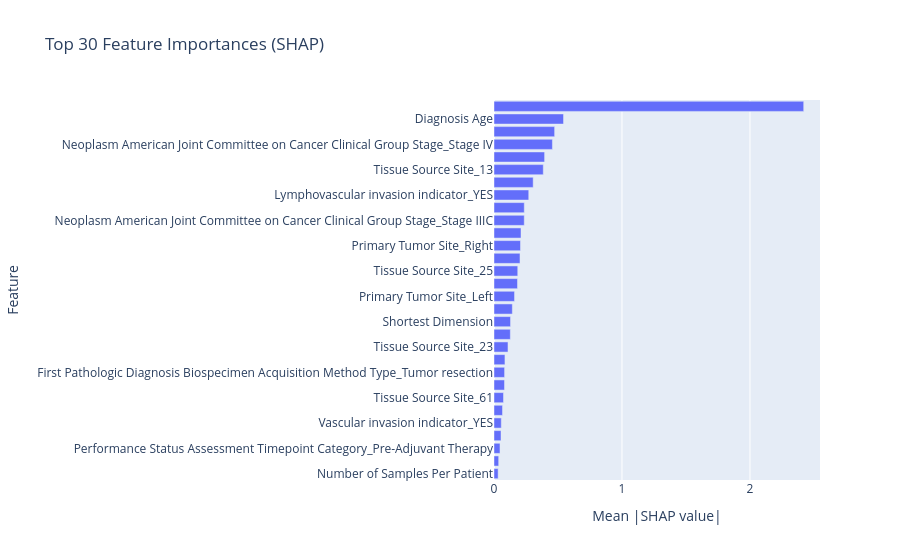

Here is the notebook cell this chart was saved with:
### Markdown cell above
# Why XGBoost Is Suitable for this Data
| Reason                               | Explanation                                                                                               |
| ------------------------------------ | --------------------------------------------------------------------------------------------------------- |
| **Handles High-Dimensional Data**    | XGBoost is robust even with thousands of features — especially sparse or binary ones like gene mutations. |
| **Captures Non-Linear Interactions** | It can model complex interactions (e.g., TP53 + TTN + clinical variables) better than linear models.      |
| **Built-in Feature Selection**       | It automatically reduces the impact of irrelevant features by assigning low importance.                   |
| **Handles Missing Values**           | XGBoost natively manages missing data during training.                                                    |
| **Scalable and Fast**                | Despite the size, XGBoost is optimized for speed and efficiency.                                          |
| **Model Explainability (SHAP)**      | Tools like SHAP let you interpret predictions even in complex models like XGBoost.                        |

### Code cell
import pandas as pd
import numpy as np
from xgboost import XGBClassifier
from sklearn.model_selection import train_test_split
from sklearn.metrics import accuracy_score, roc_auc_score, classification_report, confusion_matrix
import shap
import plotly.express as px

# ---- STEP 1: Prepare Features and Target ----
df_cleaned = df_cleaned.copy()
df_cleaned.loc[:, 'Survival_Binary'] = df_cleaned['Overall Survival Status'].map({'LIVING': 1, 'DECEASED': 0})

# Drop non-informative or identifier columns
X = df_cleaned.drop(columns=[
    'Study ID', 'Patient ID', 'Sample ID',
    'Overall Survival Status', 'Survival_Binary'
])

# Remove follow-up and outcome variables. They are only known after the outcome
# and are closely tied to survival status, so keeping them leaks the answer.
LEAKAGE_COLUMNS = [
    'Overall Survival (Months)',
    'Disease Free (Months)',
    'Disease Free Status',
    'Last Alive Less Initial Pathologic Diagnosis Date Calculated Day Value',
    'days_to_patient_progression_free',
    'days_to_tumor_progression',
    'New Neoplasm Event Post Initial Therapy Indicator',
    'Primary Therapy Outcome Success Type',
    'Person Neoplasm Status',
    'Form completion date',
]
# Free-text identifiers carry no clinical signal and only add thousands of one-hot columns.
IDENTIFIER_COLUMNS = [
    'Other Patient ID', 'Other Sample ID',
    'Pathology Report File Name', 'Pathology report uuid',
]
X = X.drop(columns=[c for c in LEAKAGE_COLUMNS + IDENTIFIER_COLUMNS if c in X.columns])
print("Feature columns after removing leakage and identifiers:", X.shape[1])


# Convert categorical variables using one-hot encoding
X = pd.get_dummies(X, drop_first=True)

# Handle any NaN values by replacing them with the median of the column
X = X.fillna(X.median())

# Ensure all columns are numeric
X = X.apply(pd.to_numeric, errors='coerce')

# Check for boolean columns and convert to integers (0 and 1)
bool_columns = X.select_dtypes(include=['bool']).columns
if len(bool_columns) > 0:
    print(f"Converting boolean columns to integers: {bool_columns}")
    X[bool_columns] = X[bool_columns].astype(int)

# Ensure no NaN values in X
X = X.fillna(0)

# Confirm all columns are now numeric
assert X.select_dtypes(include=['object']).shape[1] == 0, "There are still non-numeric columns in the data"

# Split data into train and test sets
y = df_cleaned['Survival_Binary']
X_train, X_test, y_train, y_test = train_test_split(X, y, test_size=0.2, random_state=42)

# ---- STEP 2: Check data types for X_train and X_test ----
print("Data types in X_train:")
print(X_train.dtypes)

# ---- STEP 3: Train XGBoost ----
model = XGBClassifier(eval_metric='logloss')
model.fit(X_train, y_train)

# ---- STEP 4: Evaluate ----
y_pred = model.predict(X_test)
y_prob = model.predict_proba(X_test)[:, 1]

acc = accuracy_score(y_test, y_pred)
auc = roc_auc_score(y_test, y_prob)

print(f"Accuracy: {acc:.4f}")
print(f"AUC: {auc:.4f}")
print(classification_report(y_test, y_pred))
print("Confusion Matrix:\n", confusion_matrix(y_test, y_pred))

# ---- STEP 5: Check SHAP Explainer with X_train ----
# Create a SHAP explainer for XGBoost model
try:
    explainer = shap.Explainer(model, X_train)
    shap_values = explainer(X_test)
except Exception as e:
    print(f"Error during SHAP explainer: {e}")
    # Print the types of the columns to check for any unexpected types
    print("X_train column types:")
    print(X_train.dtypes)

# If SHAP explainer works, we continue
if 'shap_values' in locals():
    shap_df = pd.DataFrame(shap_values.values, columns=X.columns)

    # Mean absolute SHAP values per feature
    mean_shap = shap_df.abs().mean().sort_values(ascending=False).head(30)

    # Plot in Plotly
    fig = px.bar(
        x=mean_shap.values[::-1],
        y=mean_shap.index[::-1],
        orientation='h',
        title='Top 30 Feature Importances (SHAP)',
        labels={'x': 'Mean |SHAP value|', 'y': 'Feature'}
    )
    fig.show()

### Figure 1 — Plotly figure (JSON) as saved in the notebook; plotly's stock layout.template omitted (floating-point values rounded to 4 significant figures)
{"data": [{"hovertemplate": "Mean |SHAP value|=%{x}<br>Feature=%{y}<extra></extra>", "legendgroup": "", "marker": {"color": "#636efa", "pattern": {"shape": ""}}, "name": "", "orientation": "h", "showlegend": false, "textposition": "auto", "type": "bar", "x": [0.03235, 0.03658, 0.0468, 0.05494, 0.05688, 0.06646, 0.07414, 0.08212, 0.08269, 0.08553, 0.1092, 0.1276, 0.1293, 0.1433, 0.1604, 0.1836, 0.1855, 0.2031, 0.207, 0.2112, 0.2364, 0.2366, 0.2715, 0.3061, 0.3851, 0.3955, 0.4564, 0.4738, 0.5433, 2.42], "xaxis": "x", "y": ["Number of Samples Per Patient", "Surgical Margin Resection Status_R1", "Performance Status Assessment Timepoint Category_Pre-Adjuvant Therapy", "Tissue Source Site_29", "Vascular invasion indicator_YES", "Race Category_BLACK OR AFRICAN AMERICAN", "Tissue Source Site_61", "Tissue Source Site_4", "First Pathologic Diagnosis Biospecimen Acquisition Method Type_Tumor resection", "Performance Status", "Tissue Source Site_23", "TP53", "Shortest Dimension", "Tissue Source Site_24", "Primary Tumor Site_Left", "TTN", "Tissue Source Site_25", "Performance Status Assessment Timepoint Category_Post-Adjuvant Therapy", "Primary Tumor Site_Right", "TMB (nonsynonymous)", "Neoplasm American Joint Committee on Cancer Clinical Group Stage_Stage IIIC", "Specimen Second Longest Dimension", "Lymphovascular invasion indicator_YES", "Longest Dimension", "Tissue Source Site_13", "Mutation Count", "Neoplasm American Joint Committee on Cancer Clinical Group Stage_Stage IV", "Fraction Genome Altered", "Diagnosis Age", "Year Cancer Initial Diagnosis"], "yaxis": "y"}], "layout": {"barmode": "relative", "legend": {"tracegroupgap": 0}, "title": {"text": "Top 30 Feature Importances (SHAP)"}, "xaxis": {"anchor": "y", "domain": [0.0, 1.0], "title": {"text": "Mean |SHAP value|"}}, "yaxis": {"anchor": "x", "domain": [0.0, 1.0], "title": {"text": "Feature"}}}}
